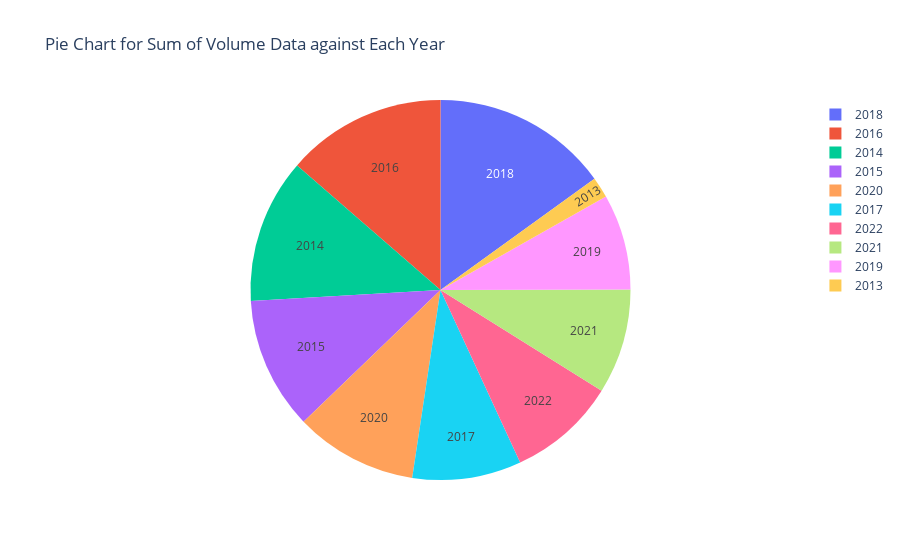

Notebook source saved alongside this figure:
### Code cell
# In this task, display the sum of Volume column values for each year to determine which year has the most volume of stocks.
import pandas as pd
import plotly.graph_objects as go

df = pd.read_csv('TWITTER.csv')
df['Date'] = pd.to_datetime(df['Date'])  # Convert 'Date' column to datetime
df['Year'] = df['Date'].dt.year
df_pie = df.groupby('Year')['Volume'].sum()

layout = {
    'title': 'Pie Chart for Sum of Volume Data against Each Year'}

fig = go.Figure(data=[go.Pie(labels=df_pie.index, values=df_pie.values, textinfo='label')], layout=layout)
fig.show()

### Figure 1 — Plotly figure (JSON) as saved in the notebook; plotly's stock layout.template omitted (floating-point values rounded to 4 significant figures)
{"data": [{"labels": [2013, 2014, 2015, 2016, 2017, 2018, 2019, 2020, 2021, 2022], "textinfo": "label", "type": "pie", "values": [845516300, 5857904100, 5361488600, 6479293700, 4410743500, 7155865200, 3880460600, 4963890300, 4246261600, 4389602500]}], "layout": {"title": {"text": "Pie Chart for Sum of Volume Data against Each Year"}}}
